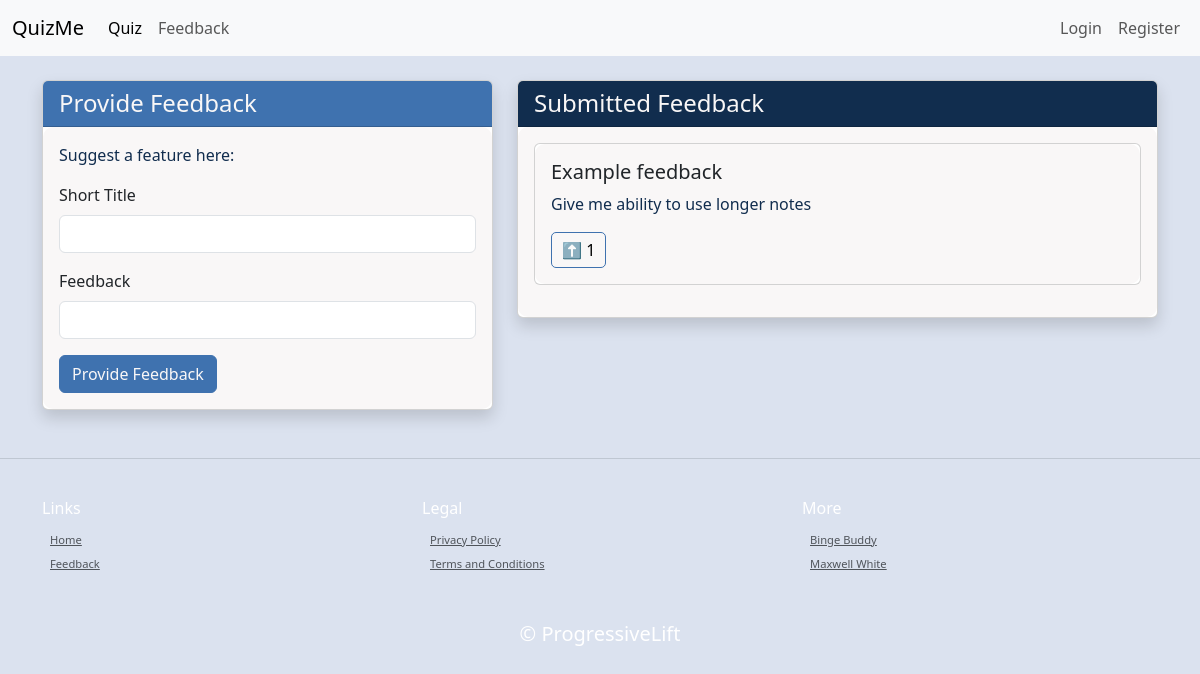
The page /feedback on the database as committed earlier.
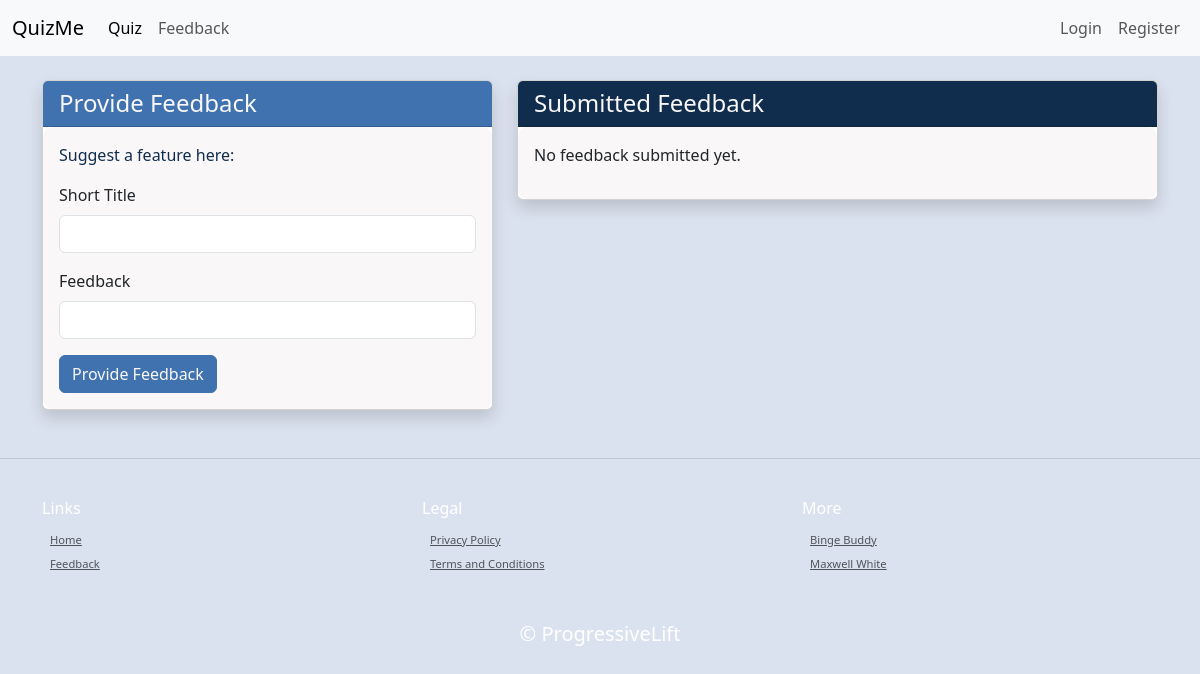
The same page on the database as committed later.
### main.py (models this page shows)
class Feedback(db.Model):
    __tablename__ = "feedback"
    id: Mapped[int] = mapped_column(Integer, primary_key=True)
    user_id: Mapped[int] = mapped_column(Integer, db.ForeignKey("users.id"))
    title: Mapped[str] = mapped_column(String(50))
    feedback: Mapped[str] = mapped_column(String())
    upvote_count: Mapped[int] = mapped_column(Integer)
    upvoters = relationship('User', secondary='feedback_upvotes', backref='upvoted_feedback')

### main.py (the view, shortened to what this page needs)
@app.route('/feedback', methods=['POST', 'GET'])
def feedback():
    form=Feedback_Form()
    feedback_list = Feedback.query.all()
    upvoted_feedback_ids = []
    if current_user.is_authenticated:
        upvoted_feedback_ids = [f.id for f in current_user.upvoted_feedback]
    return render_template("feedback.html", form=form, feedback_list=feedback_list, upvoted_feedback_ids=upvoted_feedback_ids)

### main.py
class Feedback_Form(FlaskForm):
    title = StringField("Short Title", validators=[DataRequired()])
    feedback = StringField("Feedback", validators=[DataRequired()])
    submit = SubmitField("Provide Feedback")

### templates/feedback.html (shortened to what this page needs)
{% include "header.html" %}
{% from "bootstrap5/form.html" import render_form %}
<div class="container mt-4 feedback-page">
    <div class="row">
        <div class="col-md-5">
            <div class="card shadow mb-4">
                <div class="card-header bg-primary text-white">
                    <h4 class="mb-0">Provide Feedback</h4>
                </div>
                <div class="card-body">
                    <p class="card-text">Suggest a feature here:</p>
                    {{render_form(form, novalidate=True, button_map={"submit": "primary"}) }}
                </div>
            </div>
        </div>
        <div class="col-md-7">
            <div class="card shadow">
                <div class="card-header bg-secondary text-white">
                    <h4 class="mb-0">Submitted Feedback</h4>
                </div>
                <div class="card-body">
                    {% if feedback_list %}
                        <div class="feedback-container" style="max-height: 500px; overflow-y: auto;">
                            {% for feedback in feedback_list|sort(attribute='upvote_count', reverse=True) %}
                                <div class="card mb-3">
                                    <div class="card-body">
                                        <h5 class="card-title">{{ feedback.title }}</h5>
                                        <p class="card-text">{{ feedback.feedback }}</p>
                                        <button id="upvote-btn-{{ feedback.id }}"
                                                onclick="upvoteFeedback({{ feedback.id }})"
                                                class="upvote-btn {% if feedback.id in upvoted_feedback_ids %}upvoted{% endif %}">
                                            ⬆️ <span id="upvote-count-{{ feedback.id }}">{{ feedback.upvote_count }}</span>
                                        </button>
                                    </div>
                                </div>
                            {% endfor %}
                        </div>
                    {% else %}
                        <p>No feedback submitted yet.</p>
                    {% endif %}
                </div>
            </div>
        </div>
    </div>
</div>
{% include "footer.html" %}

### templates/header.html (shortened to what this page needs)
<!doctype html>
<html lang="en" data-bs-theme="auto">
  <head><script src="../assets/js/color-modes.js"></script>
    <link rel="stylesheet" href="https://cdn.jsdelivr.net/npm/@docsearch/css@3">
    <link href="static/css/bootstrap.min.css" rel="stylesheet">
    <link href="https://cdn.jsdelivr.net/npm/bootstrap@5.3.3/dist/css/bootstrap.min.css" rel="stylesheet">
    <link rel="stylesheet" href="static/css/style.css"/>
<nav class="navbar navbar-expand-lg bg-body-tertiary">
  <div class="container-fluid">
    <a class="navbar-brand">QuizMe</a>
    <div class="collapse navbar-collapse" id="navbarNav">
      <ul class="navbar-nav">
        <li class="nav-item">
          <a class="nav-link active" aria-current="page" href="{{url_for('quiz_selector') }}">Quiz</a>
        </li>
        <li class="nav-item">
          <a class="nav-link" href="{{url_for('feedback') }}">Feedback</a>
        </li>
      </ul>
      <ul class="navbar-nav ms-auto">
        {% if not current_user.is_authenticated: %}
        <li class="nav-item">
          <a class="nav-link" href="{{url_for('login') }}">Login</a>
        </li>
        <li class="nav-item">
          <a class="nav-link" href="{{url_for('register') }}">Register</a>
        </li>
        {% endif %}
      </ul>
    </div>
  </div>
</nav>

### templates/footer.html (shortened to what this page needs)
<hr class="my-4 border-secondary">
<footer class="py-3 my-4">
  <div class="container">
    <div class="row">
      <div class="col-md-4">
        <h6 class="text-white">Links</h6>
        <ul class="nav flex-column">
          <li class="nav-item"><a href="" class="nav-link2 px-2 text-body-secondary" style="font-size: 0.7em;">Home</a></li>
          <li class="nav-item"><a href="{{url_for('feedback')}}" class="nav-link2 px-2 text-body-secondary" style="font-size: 0.7em;">Feedback</a></li>
        </ul>
        <br>
      </div>
      <div class="col-md-4">
        <h6 class="text-white">Legal</h6>
        <ul class="nav flex-column">
          <li class="nav-item"><a href="{{url_for('privacy_policy')}}" class="nav-link2 px-2 text-body-secondary" style="font-size: 0.7em;">Privacy Policy</a></li>
          <li class="nav-item"><a href="{{url_for('terms_and_conditions')}}" class="nav-link2 px-2 text-body-secondary" style="font-size: 0.7em;">Terms and Conditions</a></li>
        </ul>
        <br>
      </div>
      <div class="col-md-4">
        <h6 class="text-white">More</h6>
        <ul class="nav flex-column">
          <li class="nav-item"><a href="https://bingebuddy.us/" class="nav-link2 px-2 text-body-secondary" target="_blank" rel="noopener noreferrer" style="font-size: 0.7em;">Binge Buddy</a></li>
          <li class="nav-item"><a href="https://indiepa.ge/maxwellwhite" class="nav-link2 px-2 text-body-secondary" target="_blank" rel="noopener noreferrer" style="font-size: 0.7em;">Maxwell White</a></li>
        </ul>
      </div>
    </div>
  </div>
  <br>
  <h5 class="text-center text-white">© ProgressiveLift</h5>

### static/css/style.css (style rules this page uses)
:root { --primary-color: #F9F7F7; --secondary-color: #DBE2EF; --tertiary-color: #3F72AF; --quaternary-color: #112D4E; }

Rows that differ between the two databases and show on the page:
removed Feedback: title "Example feedback", feedback "Give me ability to use longer notes", upvote_count "1"
Other text that changed with them:
text now shown: "No feedback submitted yet."
